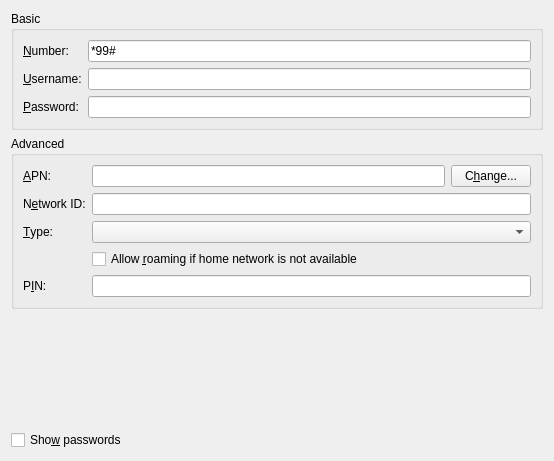
<?xml version="1.0" encoding="UTF-8"?>
<ui version="4.0">
 <author>Lukáš Tinkl &lt;lukas@redhat.com&gt;</author>
 <class>GsmWidget</class>
 <widget class="QWidget" name="GsmWidget">
  <property name="geometry">
   <rect>
    <x>0</x>
    <y>0</y>
    <width>554</width>
    <height>461</height>
   </rect>
  </property>
  <layout class="QVBoxLayout" name="verticalLayout">
   <item>
    <widget class="QGroupBox" name="basicGroup">
     <property name="title">
      <string>Basic</string>
     </property>
     <layout class="QFormLayout" name="formLayout">
      <item row="0" column="0">
       <widget class="QLabel" name="label">
        <property name="text">
         <string>&amp;Number:</string>
        </property>
        <property name="buddy">
         <cstring>number</cstring>
        </property>
       </widget>
      </item>
      <item row="0" column="1">
       <widget class="QLineEdit" name="number">
        <property name="text">
         <string notr="true">*99#</string>
        </property>
       </widget>
      </item>
      <item row="1" column="0">
       <widget class="QLabel" name="label_2">
        <property name="text">
         <string>&amp;Username:</string>
        </property>
        <property name="buddy">
         <cstring>username</cstring>
        </property>
       </widget>
      </item>
      <item row="1" column="1">
       <widget class="QLineEdit" name="username"/>
      </item>
      <item row="2" column="0">
       <widget class="QLabel" name="label_3">
        <property name="text">
         <string>&amp;Password:</string>
        </property>
        <property name="buddy">
         <cstring>password</cstring>
        </property>
       </widget>
      </item>
      <item row="2" column="1">
       <widget class="KLineEdit" name="password">
        <property name="passwordMode">
         <bool>true</bool>
        </property>
       </widget>
      </item>
     </layout>
    </widget>
   </item>
   <item>
    <widget class="QGroupBox" name="advGroup">
     <property name="sizePolicy">
      <sizepolicy hsizetype="Preferred" vsizetype="MinimumExpanding">
       <horstretch>0</horstretch>
       <verstretch>0</verstretch>
      </sizepolicy>
     </property>
     <property name="title">
      <string>Advanced</string>
     </property>
     <property name="checkable">
      <bool>false</bool>
     </property>
     <layout class="QFormLayout" name="formLayout_2">
      <item row="0" column="0">
       <widget class="QLabel" name="label_4">
        <property name="text">
         <string>&amp;APN:</string>
        </property>
        <property name="buddy">
         <cstring>apn</cstring>
        </property>
       </widget>
      </item>
      <item row="0" column="1">
       <layout class="QHBoxLayout" name="horizontalLayout">
        <item>
         <widget class="QLineEdit" name="apn"/>
        </item>
        <item>
         <widget class="QPushButton" name="btnChange">
          <property name="text">
           <string>C&amp;hange...</string>
          </property>
         </widget>
        </item>
       </layout>
      </item>
      <item row="1" column="0">
       <widget class="QLabel" name="labelNetworkId">
        <property name="text">
         <string>N&amp;etwork ID:</string>
        </property>
        <property name="buddy">
         <cstring>networkId</cstring>
        </property>
       </widget>
      </item>
      <item row="1" column="1">
       <widget class="QLineEdit" name="networkId"/>
      </item>
      <item row="2" column="0">
       <widget class="QLabel" name="label_6">
        <property name="text">
         <string>&amp;Type:</string>
        </property>
        <property name="buddy">
         <cstring>type</cstring>
        </property>
       </widget>
      </item>
      <item row="2" column="1">
       <widget class="QComboBox" name="type"/>
      </item>
      <item row="3" column="1">
       <widget class="QCheckBox" name="roaming">
        <property name="text">
         <string>Allow &amp;roaming if home network is not available</string>
        </property>
       </widget>
      </item>
      <item row="4" column="0">
       <widget class="QLabel" name="label_7">
        <property name="text">
         <string>P&amp;IN:</string>
        </property>
        <property name="buddy">
         <cstring>pin</cstring>
        </property>
       </widget>
      </item>
      <item row="4" column="1">
       <widget class="KLineEdit" name="pin">
        <property name="passwordMode">
         <bool>true</bool>
        </property>
       </widget>
      </item>
     </layout>
    </widget>
   </item>
   <item>
    <spacer name="verticalSpacer">
     <property name="orientation">
      <enum>Qt::Vertical</enum>
     </property>
     <property name="sizeHint" stdset="0">
      <size>
       <width>20</width>
       <height>40</height>
      </size>
     </property>
    </spacer>
   </item>
   <item>
    <widget class="QCheckBox" name="cbShowPasswords">
     <property name="text">
      <string>Sho&amp;w passwords</string>
     </property>
    </widget>
   </item>
  </layout>
 </widget>
 <customwidgets>
  <customwidget>
   <class>KLineEdit</class>
   <extends>QLineEdit</extends>
   <header>klineedit.h</header>
  </customwidget>
 </customwidgets>
 <tabstops>
  <tabstop>number</tabstop>
  <tabstop>username</tabstop>
  <tabstop>password</tabstop>
  <tabstop>apn</tabstop>
  <tabstop>btnChange</tabstop>
  <tabstop>networkId</tabstop>
  <tabstop>type</tabstop>
  <tabstop>roaming</tabstop>
  <tabstop>pin</tabstop>
  <tabstop>cbShowPasswords</tabstop>
 </tabstops>
 <resources/>
 <connections/>
</ui>
